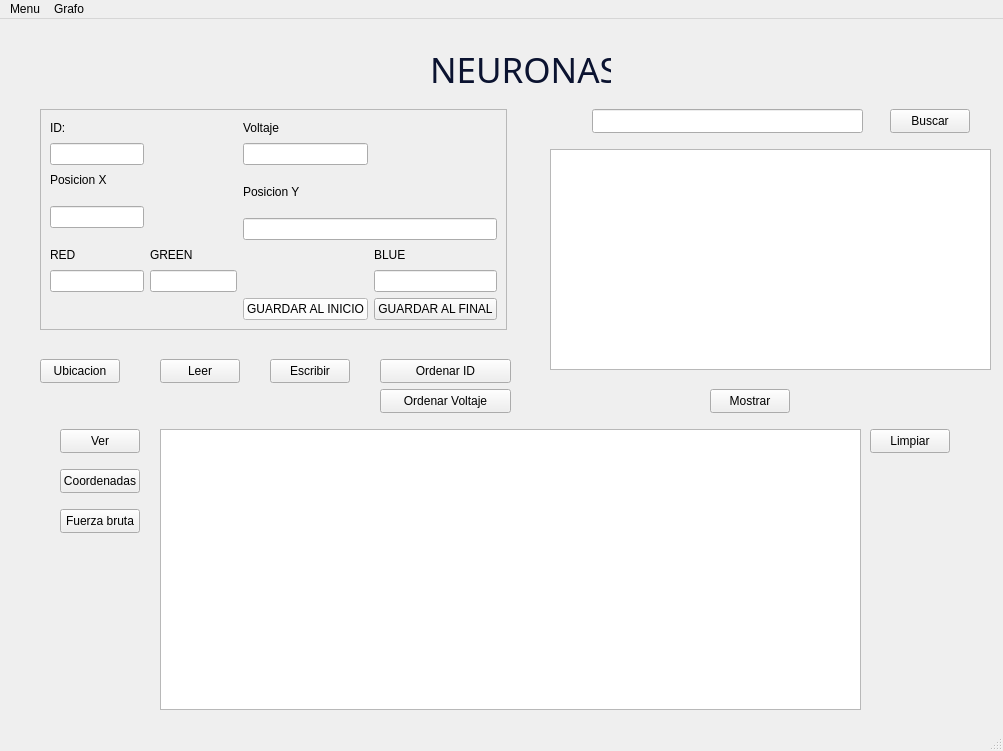
<?xml version="1.0" encoding="UTF-8"?>
<ui version="4.0">
 <class>MainWindow</class>
 <widget class="QMainWindow" name="MainWindow">
  <property name="geometry">
   <rect>
    <x>0</x>
    <y>0</y>
    <width>1003</width>
    <height>751</height>
   </rect>
  </property>
  <property name="windowTitle">
   <string>MainWindow</string>
  </property>
  <widget class="QWidget" name="centralwidget">
   <widget class="QFrame" name="frame">
    <property name="geometry">
     <rect>
      <x>40</x>
      <y>90</y>
      <width>467</width>
      <height>221</height>
     </rect>
    </property>
    <property name="frameShape">
     <enum>QFrame::StyledPanel</enum>
    </property>
    <property name="frameShadow">
     <enum>QFrame::Raised</enum>
    </property>
    <layout class="QGridLayout" name="gridLayout">
     <item row="4" column="3" colspan="2">
      <widget class="QLineEdit" name="txtPosY"/>
     </item>
     <item row="2" column="0">
      <widget class="QLabel" name="label_2">
       <property name="styleSheet">
        <string notr="true">color: rgb(0, 0, 0);</string>
       </property>
       <property name="text">
        <string>Posicion X</string>
       </property>
      </widget>
     </item>
     <item row="1" column="3">
      <widget class="QLineEdit" name="txtVoltaje"/>
     </item>
     <item row="1" column="0">
      <widget class="QLineEdit" name="txtId"/>
     </item>
     <item row="7" column="3">
      <widget class="QPushButton" name="btnGuardar">
       <property name="styleSheet">
        <string notr="true">background-color: rgb(255, 255, 255);
color: rgb(0, 0, 0);</string>
       </property>
       <property name="text">
        <string>GUARDAR AL INICIO</string>
       </property>
      </widget>
     </item>
     <item row="6" column="4">
      <widget class="QLineEdit" name="txtBlue"/>
     </item>
     <item row="3" column="0" rowspan="2">
      <widget class="QLineEdit" name="txtPosX"/>
     </item>
     <item row="6" column="1" colspan="2">
      <widget class="QLineEdit" name="txtGreen"/>
     </item>
     <item row="7" column="4">
      <widget class="QPushButton" name="btnGuardarFinal">
       <property name="text">
        <string>GUARDAR AL FINAL</string>
       </property>
      </widget>
     </item>
     <item row="0" column="3">
      <widget class="QLabel" name="label_5">
       <property name="styleSheet">
        <string notr="true">color: rgb(0, 0, 0);</string>
       </property>
       <property name="text">
        <string>Voltaje</string>
       </property>
      </widget>
     </item>
     <item row="5" column="0">
      <widget class="QLabel" name="label_3">
       <property name="styleSheet">
        <string notr="true">color: rgb(0, 0, 0);</string>
       </property>
       <property name="text">
        <string>RED</string>
       </property>
      </widget>
     </item>
     <item row="0" column="0">
      <widget class="QLabel" name="label">
       <property name="styleSheet">
        <string notr="true">color: rgb(0, 0, 0);</string>
       </property>
       <property name="text">
        <string>ID:</string>
       </property>
      </widget>
     </item>
     <item row="5" column="4">
      <widget class="QLabel" name="label_7">
       <property name="styleSheet">
        <string notr="true">color: rgb(0, 0, 0);</string>
       </property>
       <property name="text">
        <string>BLUE</string>
       </property>
      </widget>
     </item>
     <item row="6" column="0">
      <widget class="QLineEdit" name="txtRed"/>
     </item>
     <item row="5" column="1">
      <widget class="QLabel" name="label_4">
       <property name="styleSheet">
        <string notr="true">color: rgb(0, 0, 0);</string>
       </property>
       <property name="text">
        <string>GREEN</string>
       </property>
      </widget>
     </item>
     <item row="2" column="3" rowspan="2" colspan="2">
      <widget class="QLabel" name="label_6">
       <property name="styleSheet">
        <string notr="true">color: rgb(0, 0, 0);</string>
       </property>
       <property name="text">
        <string>Posicion Y</string>
       </property>
      </widget>
     </item>
    </layout>
   </widget>
   <widget class="QLabel" name="label_8">
    <property name="enabled">
     <bool>false</bool>
    </property>
    <property name="geometry">
     <rect>
      <x>430</x>
      <y>10</y>
      <width>181</width>
      <height>81</height>
     </rect>
    </property>
    <property name="font">
     <font>
      <family>Gill Sans Ultra Bold Condensed</family>
      <pointsize>26</pointsize>
     </font>
    </property>
    <property name="layoutDirection">
     <enum>Qt::LeftToRight</enum>
    </property>
    <property name="styleSheet">
     <string notr="true">color: rgb(11, 19, 48);</string>
    </property>
    <property name="text">
     <string>NEURONAS</string>
    </property>
   </widget>
   <widget class="QPushButton" name="btnMostrar">
    <property name="geometry">
     <rect>
      <x>710</x>
      <y>370</y>
      <width>80</width>
      <height>24</height>
     </rect>
    </property>
    <property name="text">
     <string>Mostrar</string>
    </property>
   </widget>
   <widget class="QPushButton" name="btnUbicacion">
    <property name="geometry">
     <rect>
      <x>40</x>
      <y>340</y>
      <width>80</width>
      <height>24</height>
     </rect>
    </property>
    <property name="text">
     <string>Ubicacion</string>
    </property>
   </widget>
   <widget class="QPushButton" name="btnLeer">
    <property name="geometry">
     <rect>
      <x>160</x>
      <y>340</y>
      <width>80</width>
      <height>24</height>
     </rect>
    </property>
    <property name="text">
     <string>Leer</string>
    </property>
   </widget>
   <widget class="QPushButton" name="btnEscribir">
    <property name="geometry">
     <rect>
      <x>270</x>
      <y>340</y>
      <width>80</width>
      <height>24</height>
     </rect>
    </property>
    <property name="text">
     <string>Escribir</string>
    </property>
   </widget>
   <widget class="QTableWidget" name="tableWidget">
    <property name="geometry">
     <rect>
      <x>550</x>
      <y>130</y>
      <width>441</width>
      <height>221</height>
     </rect>
    </property>
   </widget>
   <widget class="QPushButton" name="buscarbtn">
    <property name="geometry">
     <rect>
      <x>890</x>
      <y>90</y>
      <width>80</width>
      <height>24</height>
     </rect>
    </property>
    <property name="text">
     <string>Buscar</string>
    </property>
   </widget>
   <widget class="QLineEdit" name="lineEdit">
    <property name="geometry">
     <rect>
      <x>592</x>
      <y>90</y>
      <width>271</width>
      <height>24</height>
     </rect>
    </property>
   </widget>
   <widget class="QPushButton" name="btnOrdenar">
    <property name="geometry">
     <rect>
      <x>380</x>
      <y>340</y>
      <width>131</width>
      <height>24</height>
     </rect>
    </property>
    <property name="text">
     <string>Ordenar ID</string>
    </property>
   </widget>
   <widget class="QGraphicsView" name="graphicsView">
    <property name="geometry">
     <rect>
      <x>160</x>
      <y>410</y>
      <width>701</width>
      <height>281</height>
     </rect>
    </property>
   </widget>
   <widget class="QPushButton" name="btnVer">
    <property name="geometry">
     <rect>
      <x>60</x>
      <y>410</y>
      <width>80</width>
      <height>24</height>
     </rect>
    </property>
    <property name="text">
     <string>Ver</string>
    </property>
   </widget>
   <widget class="QPushButton" name="btnLimpiar">
    <property name="geometry">
     <rect>
      <x>870</x>
      <y>410</y>
      <width>80</width>
      <height>24</height>
     </rect>
    </property>
    <property name="text">
     <string>Limpiar</string>
    </property>
   </widget>
   <widget class="QPushButton" name="btnOrdenarVoltaje">
    <property name="geometry">
     <rect>
      <x>380</x>
      <y>370</y>
      <width>131</width>
      <height>24</height>
     </rect>
    </property>
    <property name="text">
     <string>Ordenar Voltaje</string>
    </property>
   </widget>
   <widget class="QPushButton" name="btnCoordenadas">
    <property name="geometry">
     <rect>
      <x>60</x>
      <y>450</y>
      <width>80</width>
      <height>24</height>
     </rect>
    </property>
    <property name="text">
     <string>Coordenadas</string>
    </property>
   </widget>
   <widget class="QPushButton" name="btnFuerza">
    <property name="geometry">
     <rect>
      <x>60</x>
      <y>490</y>
      <width>80</width>
      <height>24</height>
     </rect>
    </property>
    <property name="text">
     <string>Fuerza bruta</string>
    </property>
   </widget>
  </widget>
  <widget class="QMenuBar" name="menubar">
   <property name="geometry">
    <rect>
     <x>0</x>
     <y>0</y>
     <width>1003</width>
     <height>21</height>
    </rect>
   </property>
   <widget class="QMenu" name="menuMenu">
    <property name="title">
     <string>Menu</string>
    </property>
    <addaction name="separator"/>
    <addaction name="actionOpen"/>
    <addaction name="actionguardar"/>
   </widget>
   <widget class="QMenu" name="menuGrafo">
    <property name="title">
     <string>Grafo</string>
    </property>
   </widget>
   <addaction name="menuMenu"/>
   <addaction name="menuGrafo"/>
  </widget>
  <widget class="QStatusBar" name="statusbar"/>
  <action name="actionOpen">
   <property name="text">
    <string>open</string>
   </property>
  </action>
  <action name="actionClose">
   <property name="text">
    <string>Close</string>
   </property>
  </action>
  <action name="actionguardar">
   <property name="text">
    <string>guardar</string>
   </property>
  </action>
 </widget>
 <resources/>
 <connections/>
</ui>
